Frame 1 (no input): blank canvas, image omitted
Frame 60 (the mouse pressed at the canvas centre just before this capture): blank canvas, image omitted
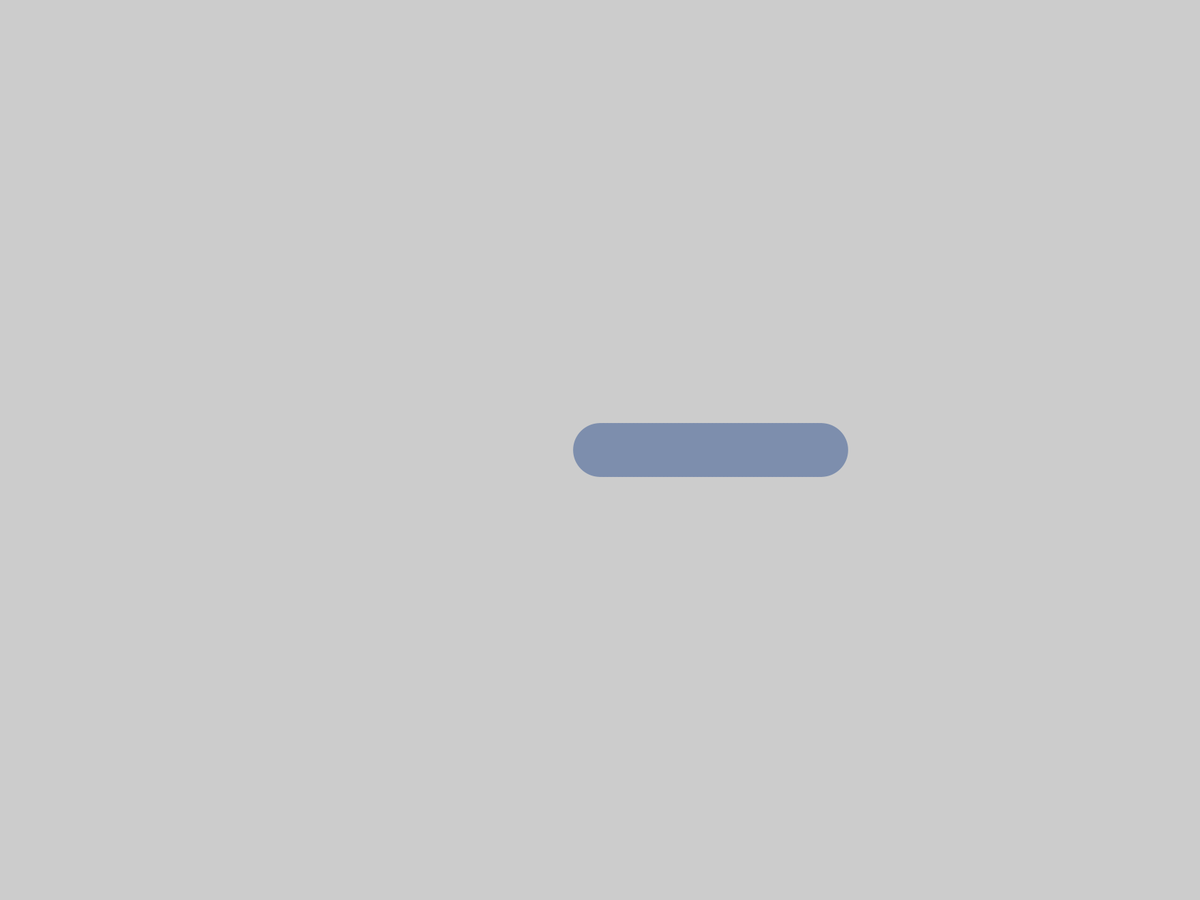
Frame 120 (the mouse held since frame 60 and released just before this capture)

The Processing sketch whose frames 1 and 60 were blank and that drew this single picture after the mouse press (run headless with seeded random() and noise(); from frame 60 on, the mouse is pressed at the canvas centre):

// Processing sketch: circulos
// ── circulos.pde
ArrayList <Circulo> circulos;
boolean direccion;

void setup () {
  fullScreen();
  //size (512, 512);
  circulos = new ArrayList<Circulo>();
  direccion = true;
}

void draw () {
  //background(0);
  for (Circulo c: circulos) {
    c.Dibujar();
  }
}

void mousePressed() {
  println("Se ha presionado el mouse " + mouseX + " " + mouseY);
  float r = random (10, 50);
  circulos.add(new Circulo (r, mouseX, mouseY, direccion));
  direccion = !direccion;
}

// ── Circulo.pde
class Circulo {
  float r, x, y;
  color relleno;
  boolean direccion;
  
  Circulo (float r, float x, float y) {
    this.x = x;
    this.y = y;
    this.r = r;
    relleno = color (random(100, 200), 
                     random(0, 150), 
                     random(150, 250));
    direccion = true;                 
  }
  
  Circulo (float r, float x, float y, boolean direccion) {
    this.x = x;
    this.y = y;
    this.r = r;
    relleno = color (random(100, 200), 
                     random(0, 150), 
                     random(150, 250));
    this.direccion = direccion;                 
  }


  void Dibujar () {
    noStroke();
    fill (relleno);
    circle(x, y, 2*r);
    //y=y-5;
    if (direccion) {
      x = x + 5;
    } else {
      x = x - 5;
    }
  }
}
